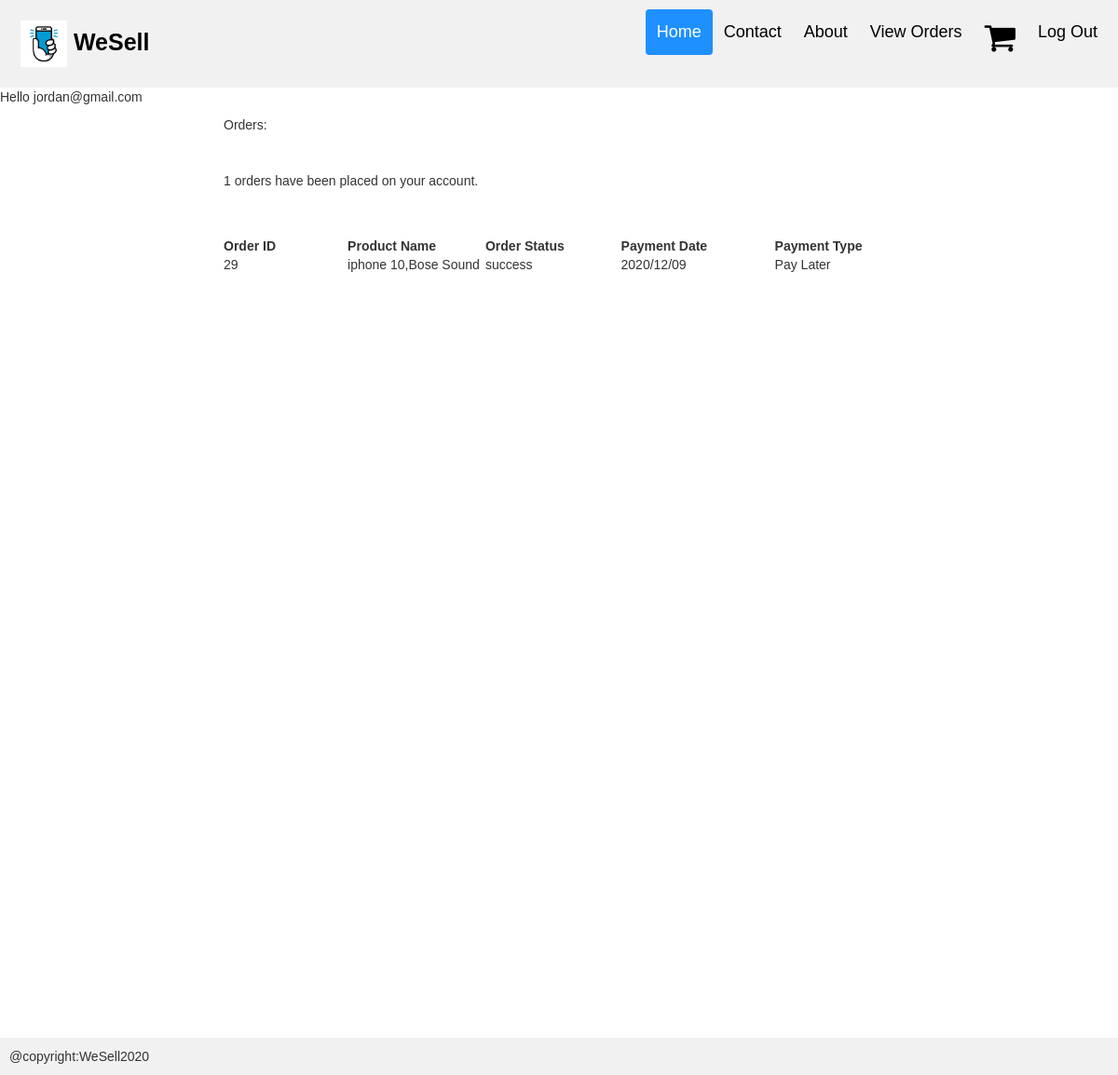
Page /orderDetailPage.php (signed in) on the committed database.
### tables this page shows
CREATE TABLE `transaction` (
  `orderId` int(10) NOT NULL,
  `orderedItems` varchar(20) NOT NULL,
  `orderedBy` varchar(50) NOT NULL,
  `OrderStatus` varchar(20) NOT NULL,
  `paymentType` varchar(20) NOT NULL,
  `orderedDate` varchar(30) NOT NULL
);

### orderDetailPage.php (the view, shortened to what this page needs)
<?php
$servername = "localhost";
$username = "root";
$password = "";
$database="weselldb";
$conn = new mysqli($servername, $username, $password,$database);
if(!empty($_SESSION['email'])){
$email=$_SESSION['email'];
$sql = "select * from transaction where orderedBy='$email'";
$result = $conn->query($sql);
$total_products = mysqli_num_rows($result);
}
?>
<!DOCTYPE html>
<html lang="en">
<head>
  <link rel="stylesheet" href="https://cdnjs.cloudflare.com/ajax/libs/font-awesome/4.7.0/css/font-awesome.min.css">
</head>
<body>
  <?php include('include/header.php'); ?>
  <div id="shopping-cart">
  <div class="container" style="padding-top:10px;padding-left:40px;width:800px;height:1000px;">
<div class="txt-heading">Orders: </div>
	<br/>
    <br/>
<p><?=$total_products?> orders have been placed on your account. </p>
<br/>
<br/>
  <table class="tbl-cart" cellpadding="10" cellspacing="1">
  <tbody>
  <tr>
  <th style="text-align:left;" width="5%">Order ID</th>
  <th style="text-align:left;" width="5%">Product Name</th>
  <th style="text-align:left;" width="5%">Order Status</th>
  <th style="text-align:left;" width="5%">Payment Date</th>
  <th style="text-align:left;" width="5%">Payment Type</th>
  </tr>
          <?php foreach ($result as $item): ?>
				<tr>
				<td><?php echo $item["orderId"]; ?></td>
				<td style="text-align:left;"><?php echo $item["orderedItems"]; ?></td>
                <td style="text-align:left;"><?php echo $item["OrderStatus"]; ?></td>
                <td style="text-align:left;"><?php echo $item["orderedDate"]; ?></td>
                <td style="text-align:left;"><?php echo $item["paymentType"]; ?></td>
 </tr>
         <?php endforeach; ?>
</tbody>
</table>
<br/>
<br/>
</div>
  </div>
  <?php include('include/footer.php') ;?>
</body>
</html>

### include/header.php (style rules this page uses)
* { box-sizing: border-box; }
body { margin: 0; font-family: Arial, Helvetica, sans-serif; }

### include/footer.php (style rules this page uses)
* { box-sizing: border-box; }
body { margin: 0; font-family: Arial, Helvetica, sans-serif; }

### rows in the picture
transaction: orderId "29", orderedItems "iphone 10,Bose Sound", OrderStatus "success", orderedDate "2020/12/09", paymentType "Pay Later"

### other values in the picture
$_SESSION["email"] "jordan@gmail.com"
$total_products "1"
